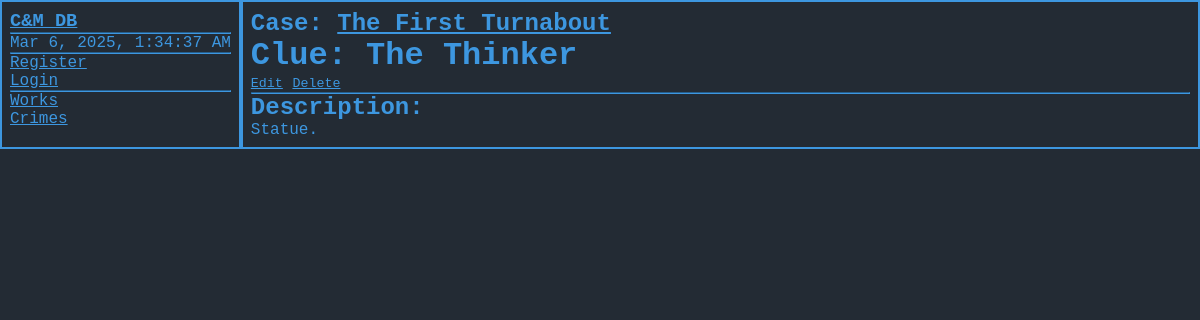
The page /clue/1 on the database as committed earlier.
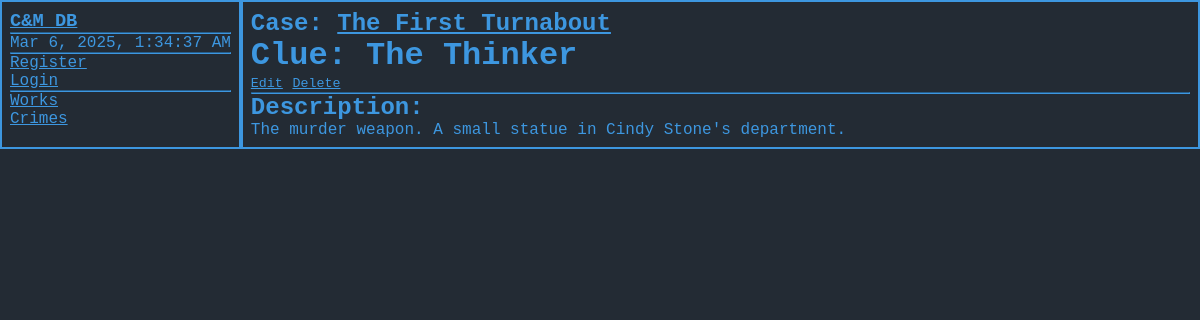
The same page on the database as committed later.
### mystery/models.py (models this page shows, shortened)
class Clue(models.Model):
	objects: models.Manager = models.Manager()
	name: str = models.TextField()
	case: Case = models.ForeignKey(Case, on_delete=models.CASCADE, related_name='clues')
	description: str = models.TextField(null=True, blank=True)
	order: int = models.IntegerField(default=1)
	image = models.ImageField(null=True, blank=True)
	class Meta:
		ordering = ["name"]

### crime/models.py (models this page shows, shortened)
class Case(models.Model):
	objects: models.Manager = models.Manager()
	name: str = models.TextField()
	work: Work = models.ForeignKey(Work, on_delete=models.CASCADE, related_name='cases')
	description: str = models.TextField(null=True, blank=True)
	resolved: bool = models.BooleanField(default=True)
	resolution: str = models.TextField(null=True, blank=True)
	image = models.ImageField(null=True, blank=True)
	class Meta:
		ordering = ["name"]
	def get_absolute_url(self) -> str:
		return reverse("case", kwargs={"case_id": self.pk})

### mystery/views.py (the view)
# urls.py: path("clue/<int:clue_id>", ClueView.as_view(), name="clue"),
class ClueView(View):
	def get(self, request: HttpRequest, clue_id: int) -> HttpResponse:
		clue: Clue = Clue.objects.get(id=clue_id)
		context: dict = {"clue": clue}
		return render(request, "mystery/clue.html", context)

### web/templates/mystery/clue.html (shortened to what this page needs)
{% extends "base_page.html" %}
{% block content %}
<h2>Case: <a href="{{ clue.case.get_absolute_url }}">{{ clue.case.name }}</a></h2>
<h1>Clue: {{ clue.name }}</h1>
<small><a href="/edit_clue/{{ clue.pk }}">Edit</a></small>
<small><a href="/delete_clue/{{ clue.pk }}">Delete</a></small>
<hr/>
<h2>Description:</h2>
<p>{{ clue.description }}</p>
{% endblock %}

Rows that differ between the two databases and show on the page:
changed Clue "The Thinker": description "Statue." → "The murder weapon. A small statue in Cindy Stone's department."
